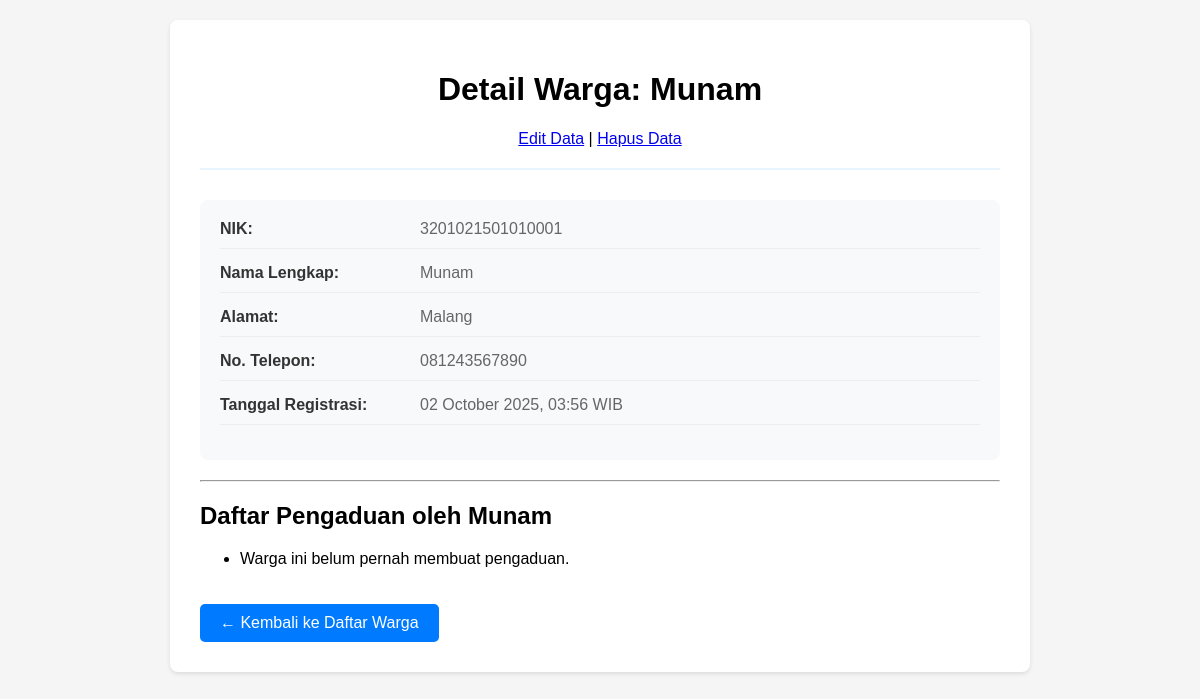
The page /warga/1/ on the database its author committed.
### warga/models.py (models this page shows, shortened)
class Warga(models.Model):
    nik = models.CharField(max_length=16, unique=True, verbose_name="nomor Induk Kependudukan")
    nama_lengkap = models.CharField(max_length=100, verbose_name="Nama Lengkap")
    alamat = models.TextField(verbose_name="Alamat Tinggal")
    no_telepon = models.CharField(max_length=15, blank=True, verbose_name="Nomor Telepon")
    tanggal_registrasi = models.DateTimeField(auto_now_add=True)

### warga/views.py (the view)
# urls.py: path('<int:pk>/', WargaDetailView.as_view(), name='warga-detail'),
class WargaDetailView(DetailView):
    model = Warga

### warga/templates/warga/warga_detail.html (shortened to what this page needs)
<!DOCTYPE html>
<html lang="id">
  <head>
  </head>
  <body>
    <div class="container">
      <div class="header">
        <h1>Detail Warga: {{ object.nama_lengkap }}</h1>
        <a href="{% url 'warga-edit' object.pk %}">Edit Data</a> |
        <a href="{% url 'warga-hapus' object.pk %}">Hapus Data</a>
      </div>
      <div class="detail-card">
        <div class="detail-row">
          <div class="detail-label">NIK:</div>
          <div class="detail-value">{{ object.nik }}</div>
        </div>
        <div class="detail-row">
          <div class="detail-label">Nama Lengkap:</div>
          <div class="detail-value">{{ object.nama_lengkap }}</div>
        </div>
        <div class="detail-row">
          <div class="detail-label">Alamat:</div>
          <div class="detail-value">{{ object.alamat }}</div>
        </div>
        <div class="detail-row">
          <div class="detail-label">No. Telepon:</div>
          <div class="detail-value">
            {{ object.no_telepon|default:"Tidak ada" }}
          </div>
        </div>
        <div class="detail-row">
          <div class="detail-label">Tanggal Registrasi:</div>
          <div class="detail-value">
            {{ object.tanggal_registrasi|date:"d F Y, H:i" }} WIB
          </div>
        </div>
      </div>
      <hr />
      <h2>Daftar Pengaduan oleh {{ object.nama_lengkap }}</h2>
      <ul>
        {% for aduan in object.pengaduan_set.all %}
        <li>
          <strong>{{ aduan.judul }}</strong> (Status: {{ aduan.get_status_display }})
          <p>{{ aduan.deskripsi }}</p>
          <a href="{% url 'pengaduan-edit' aduan.pk %}">Edit</a> |
          <a href="{% url 'pengaduan-hapus' aduan.pk %}">Hapus</a>
        </li>
        {% empty %}
        <li>Warga ini belum pernah membuat pengaduan.</li>
        {% endfor %}
      </ul>
      <a href="{% url 'warga-list' %}" class="back-link"
        >← Kembali ke Daftar Warga</a>
    </div>
  </body>
</html>

### warga/templates/warga/warga_detail.html (style rules this page uses)
body { font-family: Arial, sans-serif; margin: 20px; background-color: #f5f5f5; }
.container { max-width: 800px; margin: 0 auto; background-color: white; padding: 30px; border-radius: 8px; box-shadow: 0 2px 4px rgba(0, 0, 0, 0.1); }
.header { text-align: center; margin-bottom: 30px; border-bottom: 2px solid #e8f4fd; padding-bottom: 20px; }
.detail-card { background-color: #f8f9fa; padding: 20px; border-radius: 8px; margin-bottom: 20px; }
.detail-row { display: flex; margin-bottom: 15px; border-bottom: 1px solid #eee; padding-bottom: 10px; }
.detail-label { font-weight: bold; width: 200px; color: #333; }
.detail-value { flex: 1; color: #666; }
.back-link { display: inline-block; background-color: #007bff; color: white; padding: 10px 20px; text-decoration: none; border-radius: 5px; margin-top: 20px; }

### rows shown on the page
Warga: nama_lengkap "Munam", nik "3201021501010001", alamat "Malang", no_telepon "081243567890", tanggal_registrasi "02 October 2025, 03:56"
